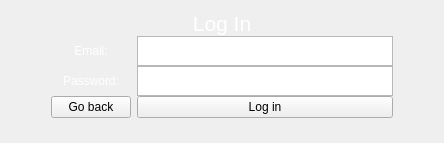
     <widget class="QWidget" name="loginPage">
      <property name="sizePolicy">
       <sizepolicy hsizetype="Fixed" vsizetype="Fixed">
        <horstretch>0</horstretch>
        <verstretch>0</verstretch>
       </sizepolicy>
      </property>
      <layout class="QGridLayout" name="gridLayout_25">
       <property name="verticalSpacing">
        <number>0</number>
       </property>
       <item row="1" column="1">
        <widget class="QLabel" name="SPACER">
         <property name="maximumSize">
          <size>
           <width>16777215</width>
           <height>0</height>
          </size>
         </property>
         <property name="text">
          <string>TextLabel</string>
         </property>
        </widget>
       </item>
       <item row="5" column="1">
        <widget class="QPushButton" name="backButton">
         <property name="sizePolicy">
          <sizepolicy hsizetype="Fixed" vsizetype="Fixed">
           <horstretch>0</horstretch>
           <verstretch>0</verstretch>
          </sizepolicy>
         </property>
         <property name="text">
          <string>Go back</string>
         </property>
        </widget>
       </item>
       <item row="4" column="0">
        <spacer name="horizontalSpacer_11">
         <property name="orientation">
          <enum>Qt::Orientation::Horizontal</enum>
         </property>
         <property name="sizeHint" stdset="0">
          <size>
           <width>40</width>
           <height>20</height>
          </size>
         </property>
        </spacer>
       </item>
       <item row="3" column="1">
        <widget class="QLabel" name="label_2">
         <property name="styleSheet">
          <string notr="true">color: white; /* Set the text color to white */
</string>
         </property>
         <property name="text">
          <string>Email:</string>
         </property>
         <property name="alignment">
          <set>Qt::AlignmentFlag::AlignCenter</set>
         </property>
        </widget>
       </item>
       <item row="5" column="2">
        <widget class="QPushButton" name="loginScreenButton">
         <property name="text">
          <string>Log in</string>
         </property>
        </widget>
       </item>
       <item row="4" column="3">
        <spacer name="horizontalSpacer_12">
         <property name="orientation">
          <enum>Qt::Orientation::Horizontal</enum>
         </property>
         <property name="sizeHint" stdset="0">
          <size>
           <width>40</width>
           <height>20</height>
          </size>
         </property>
        </spacer>
       </item>
       <item row="2" column="1" colspan="2">
        <widget class="QLabel" name="label_3">
         <property name="maximumSize">
          <size>
           <width>16777215</width>
           <height>40</height>
          </size>
         </property>
         <property name="font">
          <font>
           <family>Segoe UI</family>
           <pointsize>16</pointsize>
           <bold>false</bold>
          </font>
         </property>
         <property name="styleSheet">
          <string notr="true">color: white; /* Set the text color to white */
</string>
         </property>
         <property name="text">
          <string>Log In</string>
         </property>
         <property name="alignment">
          <set>Qt::AlignmentFlag::AlignCenter</set>
         </property>
        </widget>
       </item>
       <item row="4" column="2">
        <widget class="QTextEdit" name="loginPwTE">
         <property name="maximumSize">
          <size>
           <width>16777215</width>
           <height>30</height>
          </size>
         </property>
         <property name="styleSheet">
          <string notr="true">color: white; /* Set the text color to white */
</string>
         </property>
         <property name="html">
          <string>&lt;!DOCTYPE HTML PUBLIC &quot;-//W3C//DTD HTML 4.0//EN&quot; &quot;http://www.w3.org/TR/REC-html40/strict.dtd&quot;&gt;
&lt;html&gt;&lt;head&gt;&lt;meta name=&quot;qrichtext&quot; content=&quot;1&quot; /&gt;&lt;meta charset=&quot;utf-8&quot; /&gt;&lt;style type=&quot;text/css&quot;&gt;
p, li { white-space: pre-wrap; }
hr { height: 1px; border-width: 0; }
li.unchecked::marker { content: &quot;\2610&quot;; }
li.checked::marker { content: &quot;\2612&quot;; }
&lt;/style&gt;&lt;/head&gt;&lt;body style=&quot; font-family:'Segoe UI'; font-size:9pt; font-weight:400; font-style:normal;&quot;&gt;
&lt;p style=&quot;-qt-paragraph-type:empty; margin-top:0px; margin-bottom:0px; margin-left:0px; margin-right:0px; -qt-block-indent:0; text-indent:0px;&quot;&gt;&lt;br /&gt;&lt;/p&gt;&lt;/body&gt;&lt;/html&gt;</string>
         </property>
        </widget>
       </item>
       <item row="3" column="2">
        <widget class="QTextEdit" name="loginEmailTE">
         <property name="maximumSize">
          <size>
           <width>16777215</width>
           <height>30</height>
          </size>
         </property>
         <property name="styleSheet">
          <string notr="true">color: white; /* Set the text color to white */
</string>
         </property>
         <property name="html">
          <string>&lt;!DOCTYPE HTML PUBLIC &quot;-//W3C//DTD HTML 4.0//EN&quot; &quot;http://www.w3.org/TR/REC-html40/strict.dtd&quot;&gt;
&lt;html&gt;&lt;head&gt;&lt;meta name=&quot;qrichtext&quot; content=&quot;1&quot; /&gt;&lt;meta charset=&quot;utf-8&quot; /&gt;&lt;style type=&quot;text/css&quot;&gt;
p, li { white-space: pre-wrap; }
hr { height: 1px; border-width: 0; }
li.unchecked::marker { content: &quot;\2610&quot;; }
li.checked::marker { content: &quot;\2612&quot;; }
&lt;/style&gt;&lt;/head&gt;&lt;body style=&quot; font-family:'Segoe UI'; font-size:9pt; font-weight:400; font-style:normal;&quot;&gt;
&lt;p style=&quot;-qt-paragraph-type:empty; margin-top:0px; margin-bottom:0px; margin-left:0px; margin-right:0px; -qt-block-indent:0; text-indent:0px;&quot;&gt;&lt;br /&gt;&lt;/p&gt;&lt;/body&gt;&lt;/html&gt;</string>
         </property>
        </widget>
       </item>
       <item row="4" column="1">
        <widget class="QLabel" name="label_4">
         <property name="styleSheet">
          <string notr="true">color: white; /* Set the text color to white */
</string>
         </property>
         <property name="text">
          <string>Password:</string>
         </property>
         <property name="alignment">
          <set>Qt::AlignmentFlag::AlignCenter</set>
         </property>
        </widget>
       </item>
       <item row="6" column="2">
        <widget class="QLabel" name="SPACER2">
         <property name="maximumSize">
          <size>
           <width>16777215</width>
           <height>50</height>
          </size>
         </property>
         <property name="text">
          <string/>
         </property>
        </widget>
       </item>
      </layout>
     </widget>
